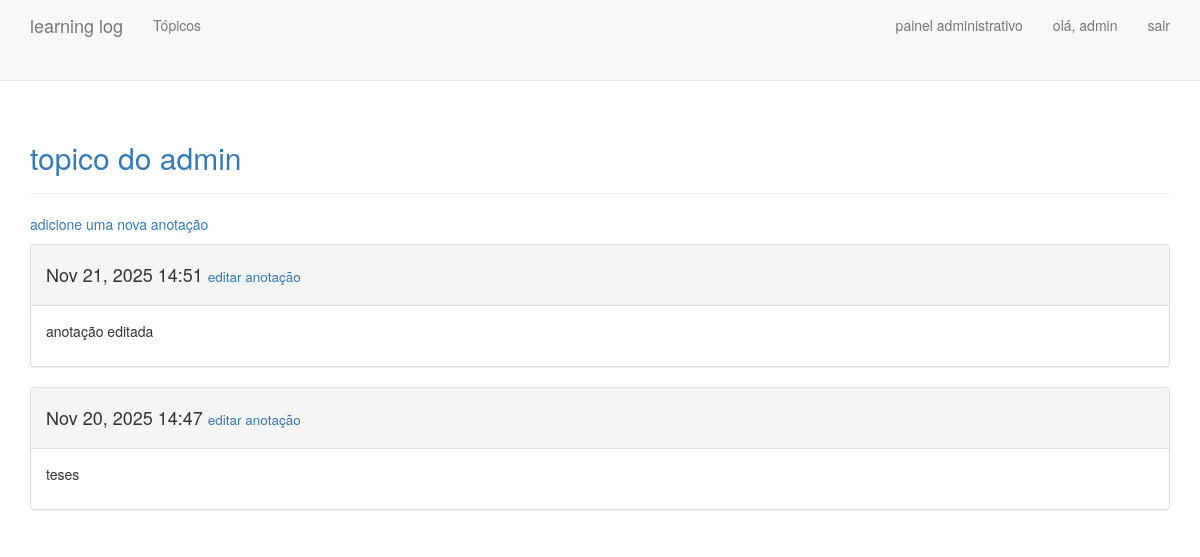
/topics/16/ (signed in), run on the app's committed database.
### learning_logs/models.py (models this page shows, shortened)
class Topic(models.Model):
    text = models.CharField(max_length = 200)
    date_added = models.DateTimeField(auto_now_add = True)
    owner = models.ForeignKey(User, on_delete=models.CASCADE)
    def __str__(self):
        return self.text

class Entry(models.Model):
    topic = models.ForeignKey(Topic, on_delete = models.CASCADE)
    text = models.TextField()
    date_added = models.DateTimeField(auto_now_add = True)
    class Meta:
        verbose_name_plural = 'entries'

### learning_logs/views.py (the view)
# urls.py: path('topics/<topic_id>/', views.topic, name = 'topic'),
@login_required
def topic(request, topic_id):
    topic = get_object_or_404(models.Topic, id = topic_id)
    if topic.owner != request.user: # se o usuário que está acessando for diferente do usuário dono do tópico
        raise Http404
    entries = topic.entry_set.order_by('-date_added') # mais recente para o mais antigo
    context = {
        'topic' : topic,
        'entries' : entries,
    }
    return render(request, 'learning_logs/topic.html', context)

### learning_logs/templates/learning_logs/topic.html
{% extends 'learning_logs/base.html' %}
{% block header %}
    <h2>{{ topic }}</h2>
{% endblock header %}
{% block content %}
    <p><a href="{% url 'new_entry' topic.id %}">adicione uma nova anotação</a></p>
    {% for entry in entries %}
        <div class="panel panel-default">
            <div class="panel-heading">
                <h4>
                    {{ entry.date_added | date:'M d, Y H:i' }}
                    <small>
                        <a href="{% url 'edit_entry' entry.id %}">editar anotação</a>
                    </small>
                </h4>
            </div>
            <div class="panel-body">
                {{ entry.text | linebreaks}}
            </div>
        </div>
    {% empty %}
        sem anotações
    {% endfor %}
{% endblock %}

### learning_logs/templates/learning_logs/base.html (shortened to what this page needs)
{% load bootstrap3 %}
<!DOCTYPE html>
<html lang="pt-br">
<head>
    {% bootstrap_css %}
</head>
<body>
    <nav class="navbar navbar-default navbar-static-top">
        <div class="container">
            <div class="navbar-header">
                <a class="navbar-brand" href="{% url 'index' %}">learning log</a>
            </div>
            <div id="navbar" class="collapse navbar-collapse">
                {% if user.is_authenticated %}
                    <ul class="nav navbar-nav">
                        <li><a href="{% url 'topics' %}">Tópicos</a></li>
                    </ul>
                {% endif %}
                <ul class="nav navbar-nav navbar-right">
                    {% if user.is_authenticated %}
                        {% if user.username == 'admin' %}
                            <li><a href="{% url 'admin:index' %}">painel administrativo</a></li>
                        {% endif %}
                        <li><a>olá, {{ user.username }}</a></li>
                        <li><a href="{% url 'logout' %}">sair<a/></li>
                    {% else %}
                        <li><a href="{% url 'login' %}">entrar</a></li>
                        <li><a href="{% url 'register' %}">cadastrar</a></li>
                    {% endif %}
                </ul>
            </div>
        </div>
    </nav>
    <div class="container">
        <div class="page-header">{% block header %} {% endblock header %}</div>
        <div>{% block content %}{% endblock content %}</div>
    </div>
</body>
</html>

### data on the page
Topic: text "topico do admin"
Entry: date_added "Nov 21, 2025 14:51", text "anotação editada"
Entry: date_added "Nov 20, 2025 14:47", text "teses"

### other printed values
{{ user.username }} "admin"
